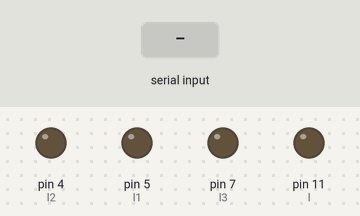
A sketch run on a simulated Arduino Uno, built with avr-gcc and run on an emulated ATmega328P. Shown: output pins drawn as LEDs (lit = HIGH). The test bench sets the inputs (shaded band).

Above: at 1.2 s.
1.3 s: "1" received over Serial
At 2.5 s:
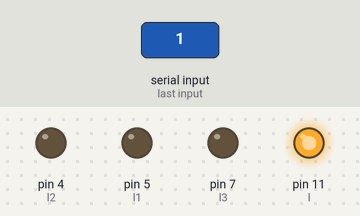
2.8 s: "2" received over Serial
At 3.6 s:
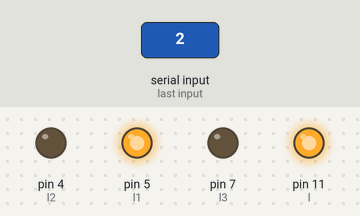
4.3 s: "3" received over Serial
At 4.8 s:
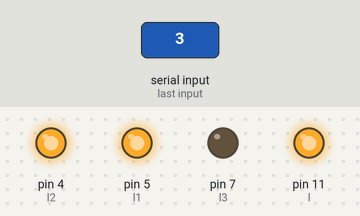
5.8 s: "4" received over Serial
At 7.0 s:
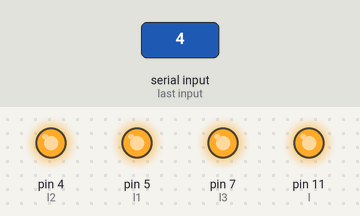
7.3 s: "0" received over Serial
At 8.2 s:
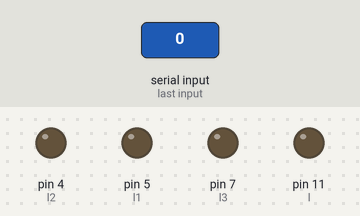
8.8 s: "2" received over Serial
At 9.4 s:
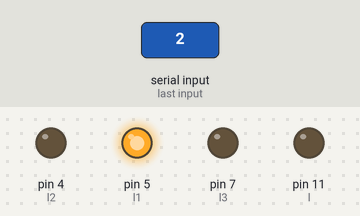
Timing chart, 0 to 11.3 s (numbered marks = the images above; inputs shaded):
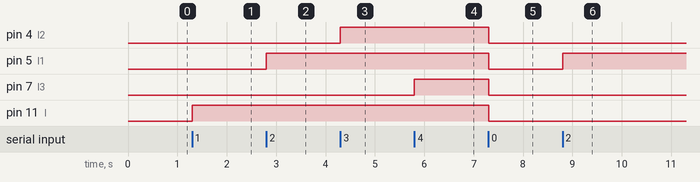

Measured:
- after the input at 1.3 s, pin 11 (l): LOW → HIGH at once
- after the input at 2.8 s, pin 5 (l1): LOW → HIGH at once
- after the input at 4.3 s, pin 4 (l2): LOW → HIGH at once
- after the input at 5.8 s, pin 7 (l3): LOW → HIGH at once
- after the input at 7.3 s, pin 4 (l2), pin 5 (l1), pin 7 (l3), pin 11 (l): HIGH → LOW at once
- after the input at 8.8 s, pin 5 (l1): LOW → HIGH at once

The sketch:

comm.ino
```cpp
int l=11;
int l1=5;
int l2=4;
int l3=7;
char a;
void setup() {
pinMode(l,OUTPUT);
pinMode(l1,OUTPUT);
pinMode(l2,OUTPUT);
pinMode(l3,OUTPUT);
Serial.begin(9600);
}

void loop() {
if(Serial.available())
{a=Serial.read();
switch(a)
{case '1':digitalWrite(l,HIGH);break;
 case '2':digitalWrite(l1,HIGH);break;
 case '3':digitalWrite(l2,HIGH);break;
 case '4':digitalWrite(l3,HIGH);break;
 default: digitalWrite(l,LOW);
          digitalWrite(l1,LOW);
          digitalWrite(l2,LOW);
          digitalWrite(l3,LOW);
}
}
}
```
